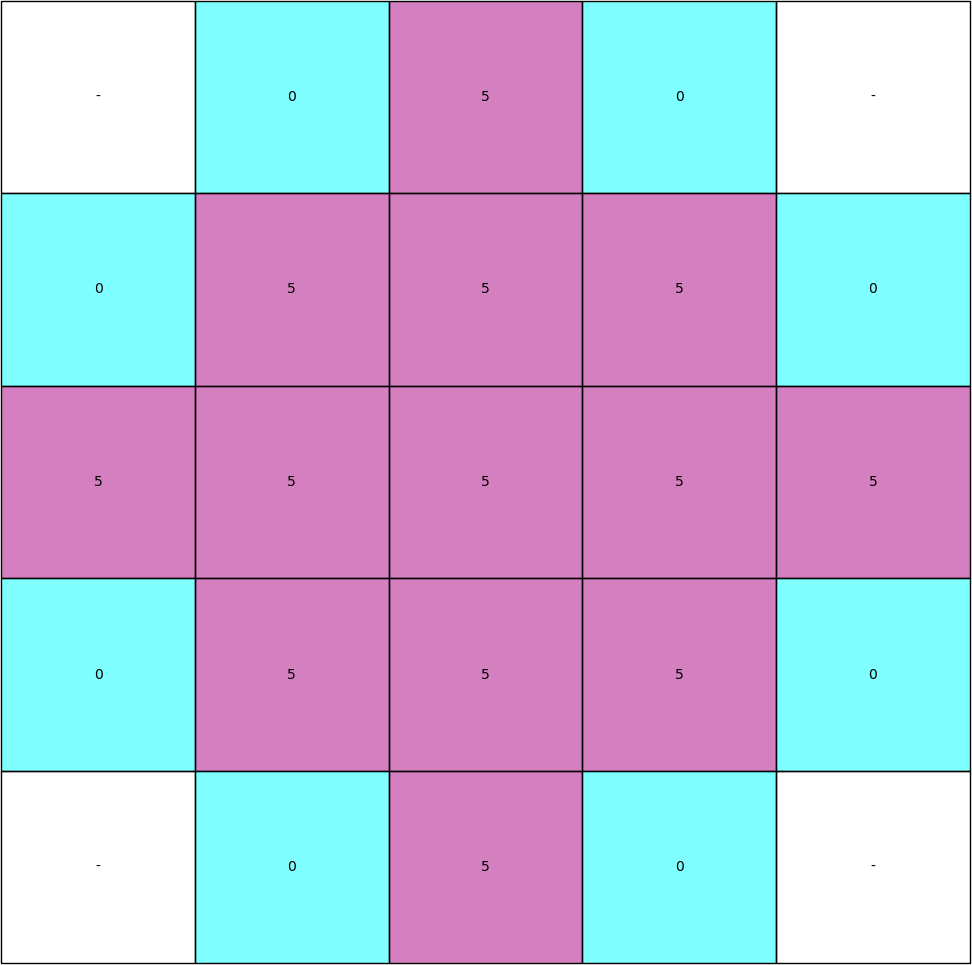
#> input picture imagesToCrop/images/AirWalk10.png, 972 x 965 px; its folder holds 4 pictures in this run
$ python cropImages.py
#> lines starting #> are read from the running program, lines starting #| are printed output that depends on the picture
from PIL import Image
import numpy as np
from os import listdir

def crop(png_image_name):
#> called with png_image_name = './images/AirWalk10.png'
    pil_image = Image.open(png_image_name)
#> pil_image is the input picture: PIL image 972x965 RGBA; mean R, G, B, A 125.2, 118.8, 183.6, 110.2
    np_array = np.array(pil_image)
    blank_px = [255, 255, 255, 0]
    mask = np_array != blank_px
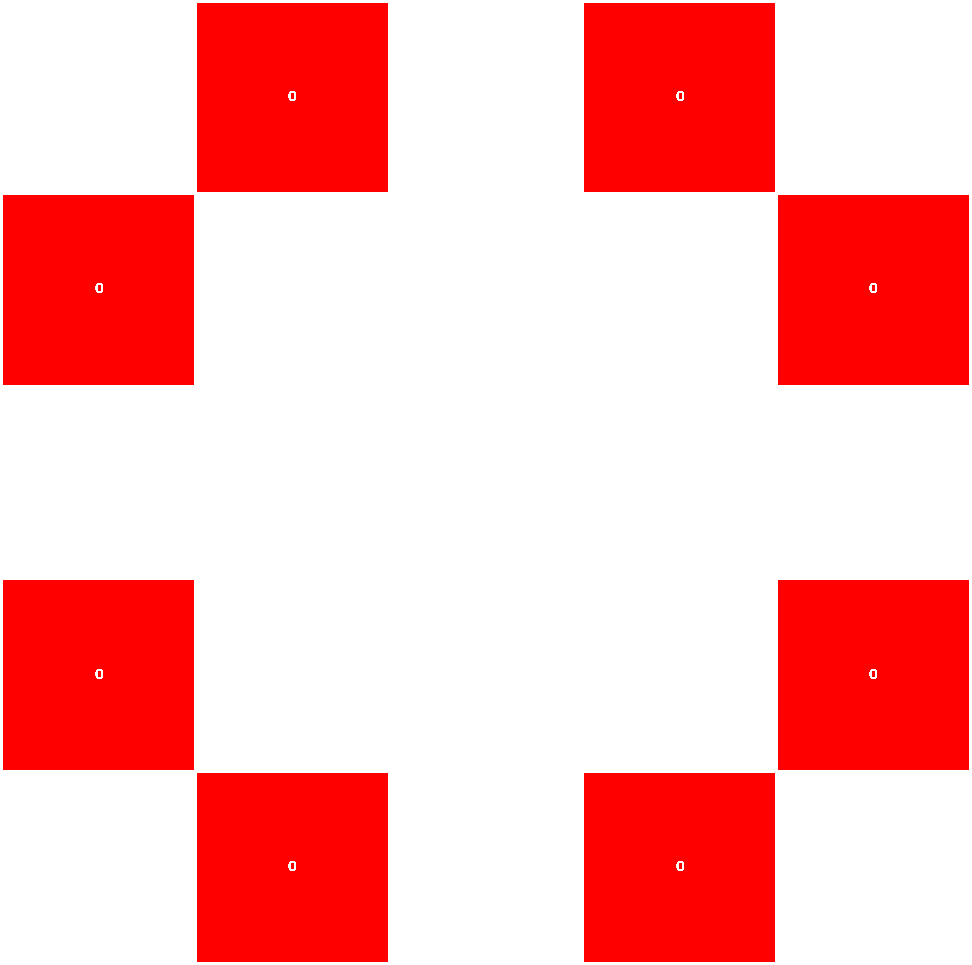
#> mask: shape (965, 972, 4) bool; mean R, G, B, A 0.846, 0.538, 0.538, 0.846; transparent parts drawn white
    coords = np.argwhere(mask)
    x0, y0, z0 = coords.min(axis=0)
#> x0 = 0; y0 = 0; z0 = 0
    x1, y1, z1 = coords.max(axis=0) + 1
#> x1 = 965; y1 = 972; z1 = 4
    cropped_box = np_array[x0:x1, y0:y1, z0:z1]
    pil_image = Image.fromarray(cropped_box, 'RGBA')
    print(pil_image.width, pil_image.height)
#| 972 965
    pil_image.save(png_image_name)
    print(png_image_name)

for f in listdir('./images/'):
    if f.endswith('.png'):
        crop('./images/'+f)
#> pass 2 of the loop `for f in listdir('./images/'):`:
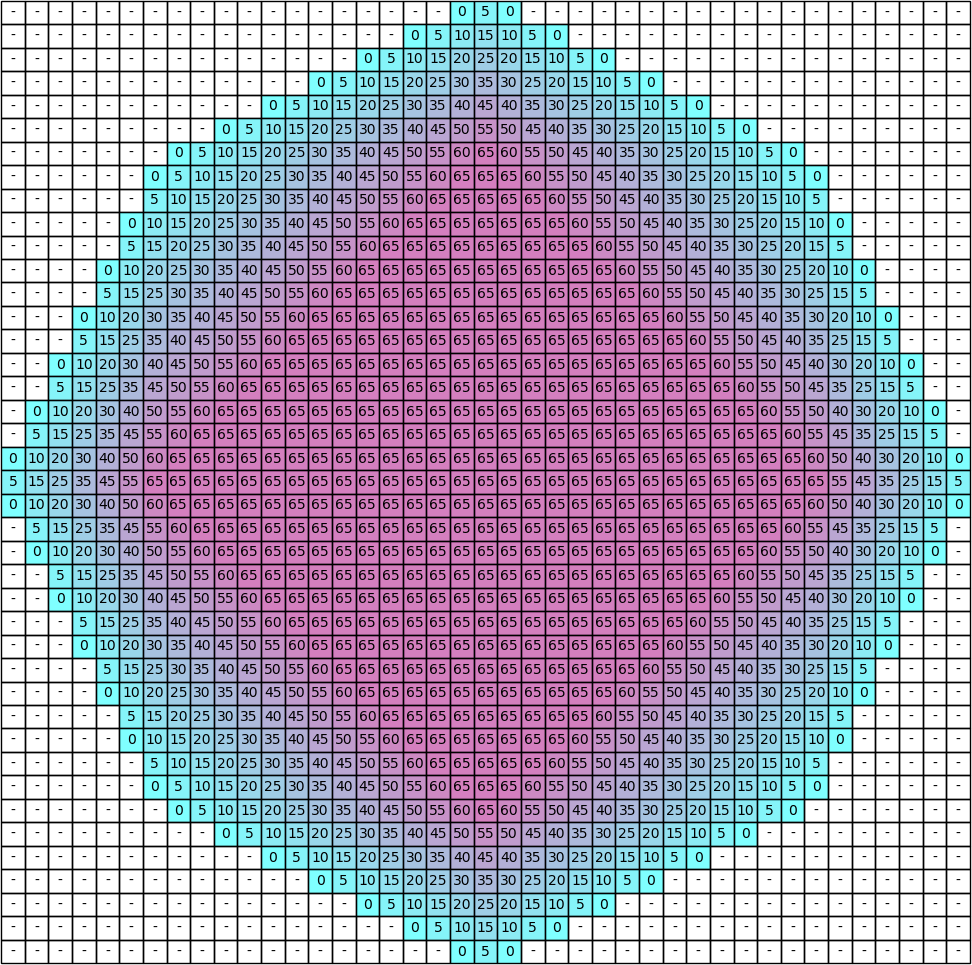
#> input picture imagesToCrop/images/AirWalk100.png, 972 x 965 px
#> in crop, pil_image is the input picture: PIL image 972x965 RGBA; mean R, G, B, A 114.6, 103.7, 145.1, 119.6
#> in crop (call 2), `mask = np_array != blank_px`:
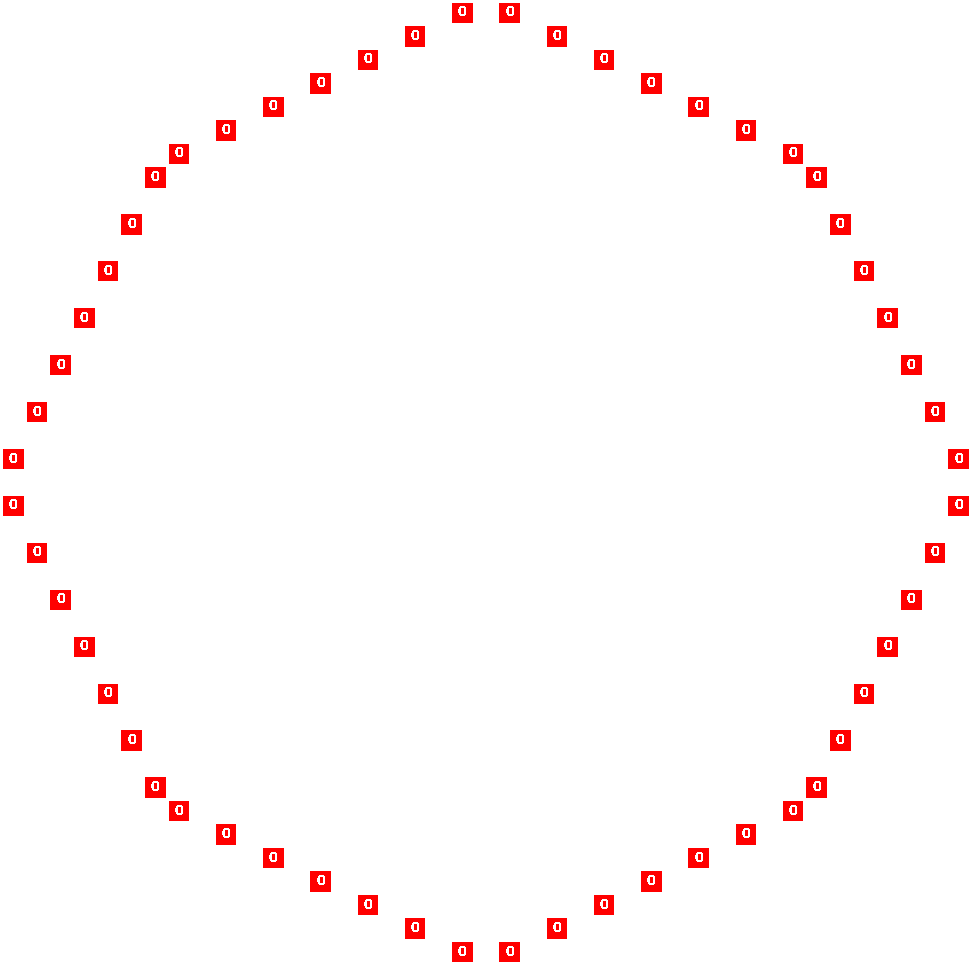
#> mask: shape (965, 972, 4) bool; mean R, G, B, A 0.766, 0.744, 0.744, 0.766; transparent parts drawn white
#| 972 965
#> pass 3 of the loop `for f in listdir('./images/'):`:
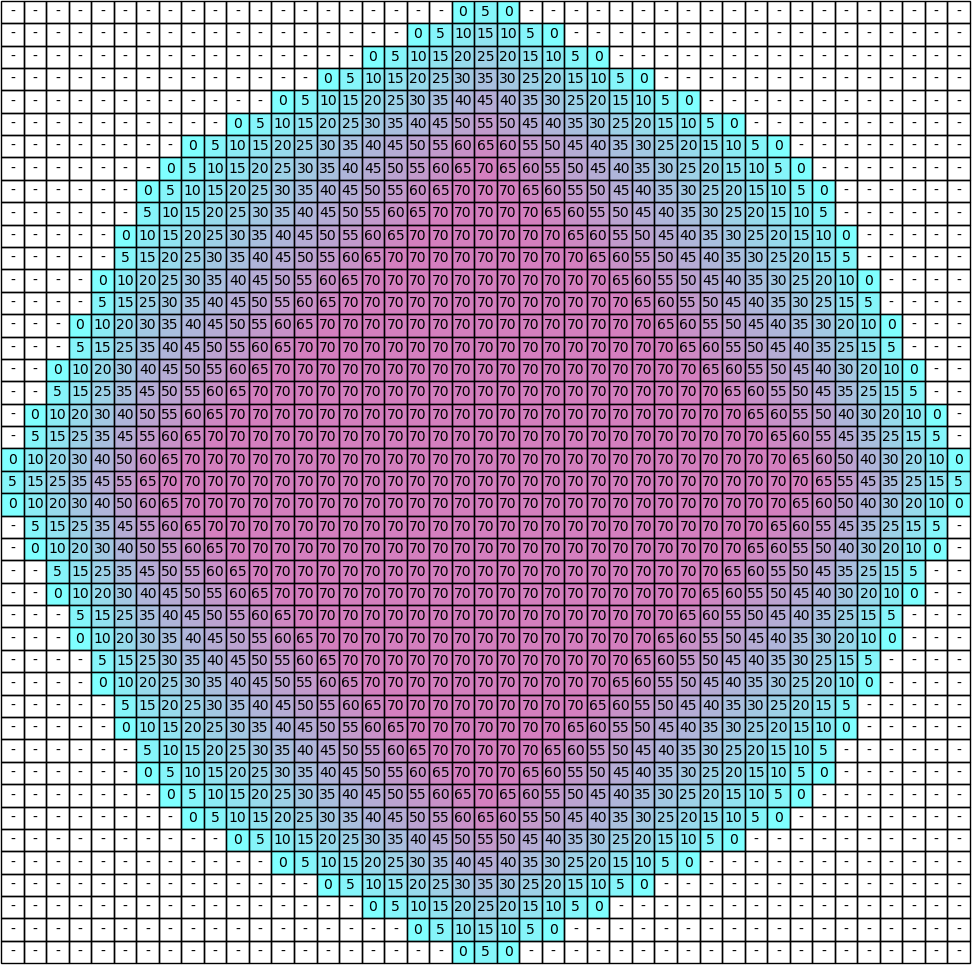
#> input picture imagesToCrop/images/AirWalk105.png, 972 x 965 px
#> in crop, pil_image is the input picture: PIL image 972x965 RGBA; mean R, G, B, A 111.8, 103.8, 143.6, 120.9
#> in crop (call 3), `mask = np_array != blank_px`:
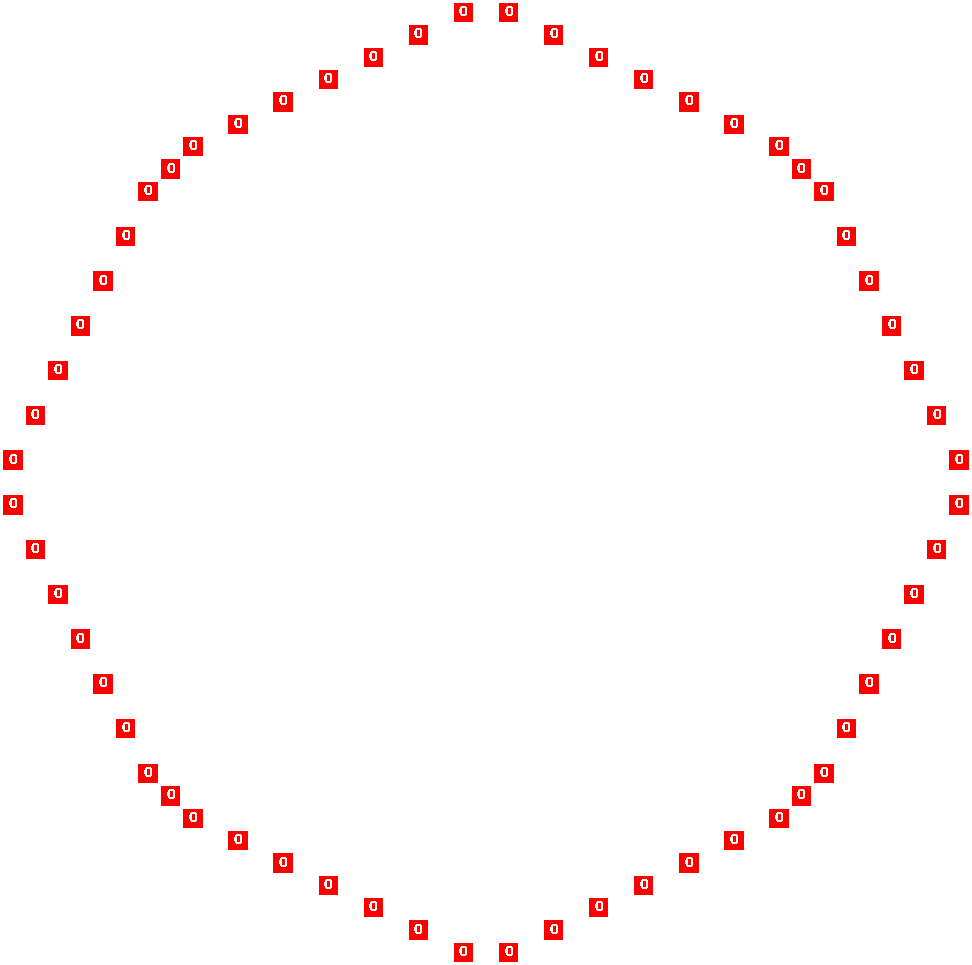
#> mask: shape (965, 972, 4) bool; mean R, G, B, A 0.769, 0.748, 0.748, 0.769; transparent parts drawn white
#| 972 965
#> the loop made 4 passes; the first 3 are shown
